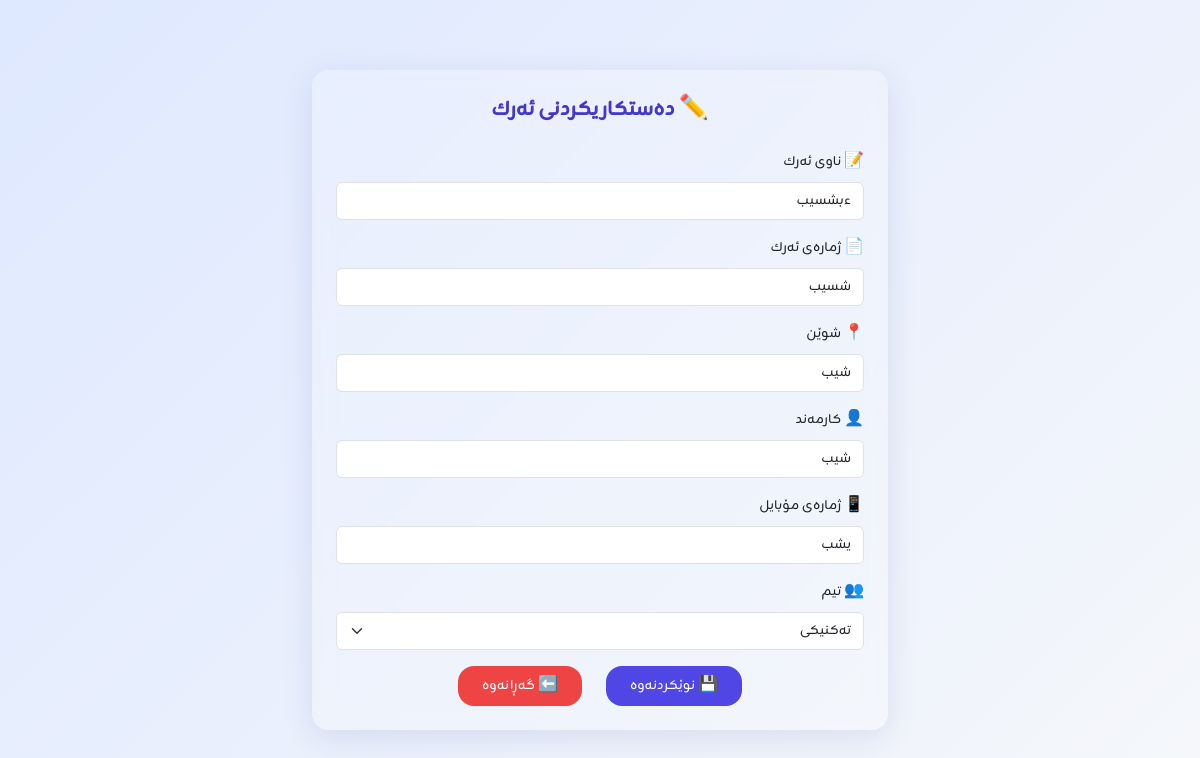
Screenshot of /views/tasks/edit_task.php?id=1 (signed in) with the database file from the repository.
### tables this page shows
CREATE TABLE `tasks` (
  `id` int(11) NOT NULL AUTO_INCREMENT,
  `task_name` varchar(100) NOT NULL,
  `task_number` varchar(50) NOT NULL,
  `location` varchar(100) NOT NULL,
  `employee` text DEFAULT NULL,
  `mobile_number` varchar(20) DEFAULT NULL,
  `team` enum('تەکنیکی','دەرەکی') DEFAULT 'تەکنیکی',
  `status` enum('چاوەڕوانی','دەستپێکراوە','تەواوکراوە') DEFAULT 'چاوەڕوانی',
  `cost` decimal(10,2) DEFAULT NULL,
  `currency` varchar(10) DEFAULT 'IQD',
  `date` datetime NOT NULL,
  `files` text DEFAULT NULL,
  `completion_date` datetime DEFAULT NULL,
  `created_by` int(11) DEFAULT NULL,
  `created_at` timestamp NULL DEFAULT current_timestamp(),
  `image_url` int(11) NOT NULL,
  PRIMARY KEY (`id`),
  KEY `created_by` (`created_by`),
  CONSTRAINT `tasks_ibfk_1` FOREIGN KEY (`created_by`) REFERENCES `users` (`id`)
);

### views/tasks/edit_task.php (the view, shortened to what this page needs)
<?php
include '../../includes/db.php';
$task_id = intval($_GET['id']);
$query = "SELECT * FROM tasks WHERE id = $task_id";
$result = mysqli_query($conn, $query);
$task = mysqli_fetch_assoc($result);
?>
<!DOCTYPE html>
<html lang="ku" dir="rtl">
<head>
    <link href="https://cdn.jsdelivr.net/npm/bootstrap@5.3.0/dist/css/bootstrap.rtl.min.css" rel="stylesheet">
    <script src="https://cdn.tailwindcss.com"></script>
</head>
<body class="flex items-center justify-center min-h-screen p-4">
    <div class="glass w-full max-w-xl p-6">
        <h2 class="text-center text-2xl font-bold text-indigo-700 mb-6">✏️ دەستکاریکردنی ئەرك</h2>
        <form method="POST" class="space-y-4">
            <div>
                <label class="form-label">📝 ناوی ئەرك</label>
                <input type="text" name="task_name" value="<?= htmlspecialchars($task['task_name']) ?>" class="form-control" required>
            </div>
            <div>
                <label class="form-label">📄 ژمارەی ئەرك</label>
                <input type="text" name="task_number" value="<?= htmlspecialchars($task['task_number']) ?>" class="form-control">
            </div>
            <div>
                <label class="form-label">📍 شوێن</label>
                <input type="text" name="location" value="<?= htmlspecialchars($task['location']) ?>" class="form-control">
            </div>
            <div>
                <label class="form-label">👤 کارمەند</label>
                <input type="text" name="employee" value="<?= htmlspecialchars($task['employee']) ?>" class="form-control">
            </div>
            <div>
                <label class="form-label">📱 ژمارەی مۆبایل</label>
                <input type="text" name="mobile_number" value="<?= htmlspecialchars($task['mobile_number']) ?>" class="form-control">
            </div>
            <div>
                <label class="form-label">👥 تیم</label>
                <select name="team" class="form-select" required>
                    <option value="تەکنیکی" <?= $task['team'] == 'تەکنیکی' ? 'selected' : '' ?>>تەکنیکی</option>
                </select>
            </div>
            <div class="flex gap-4 justify-center mt-6">
                <button type="submit" class="dashboard-btn">💾 نوێکردنەوە</button>
                <a href="pending_tasks.php" class="dashboard-btn bg-red-500 hover:bg-red-600">⬅️ گەڕانەوە</a>
            </div>
        </form>
    </div>
</body>
</html>

### views/tasks/edit_task.php (style rules this page uses)
body { font-family: 'Zain', sans-serif !important; background: linear-gradient(135deg, #dee8ff, #f5f7fa); }
.glass { background: rgba(255, 255, 255, 0.2); backdrop-filter: blur(10px); border-radius: 1rem; box-shadow: 0 8px 32px rgba(31, 38, 135, 0.1); }
.dashboard-btn { background-color: #4F46E5; color: white; padding: 0.5rem 1.5rem; border-radius: 1rem; transition: transform 0.3s, box-shadow 0.3s; }

### rows the page displays
tasks: task_name "ءبشسیب", task_number "شسیب", location "شیب", employee "شیب", mobile_number "یشب", team "تەکنیکی"
